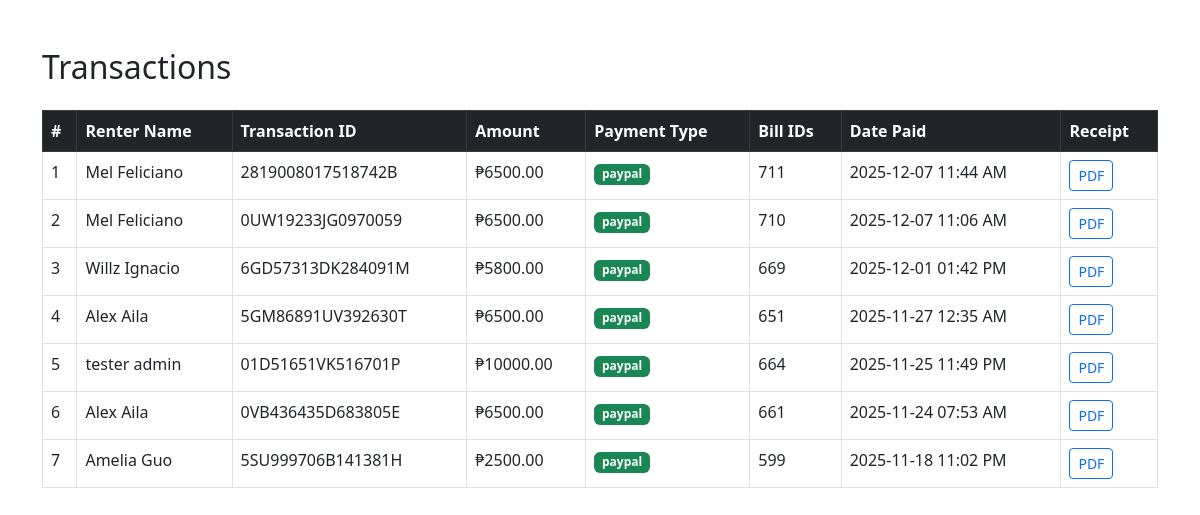
Screenshot of /admin/payments.php with the database file from the repository.
### tables this page shows
CREATE TABLE `payments` (
  `id` int(11) NOT NULL,
  `renter_id` int(11) NOT NULL,
  `bill_id` int(11) NOT NULL,
  `amount` decimal(10,2) NOT NULL,
  `carry_balance` decimal(10,2) NOT NULL DEFAULT 0.00,
  `balance` decimal(10,2) NOT NULL DEFAULT 0.00,
  `payer_name` varchar(255) NOT NULL,
  `remarks` text DEFAULT NULL,
  `transaction_id` varchar(255) DEFAULT NULL,
  `payment_type` enum('cash','paypal') NOT NULL,
  `status` enum('pending','completed','failed') NOT NULL DEFAULT 'completed',
  `reference_number` varchar(50) DEFAULT NULL,
  `issued_by` int(11) NOT NULL,
  `created_at` datetime NOT NULL DEFAULT current_timestamp(),
  `payment_date` datetime DEFAULT current_timestamp()
);

CREATE TABLE `renters` (
  `id` int(11) NOT NULL,
  `user_id` int(11) NOT NULL,
  `first_name` varchar(250) NOT NULL,
  `last_name` varchar(250) NOT NULL,
  `middle_name` varchar(250) NOT NULL,
  `contacts` varchar(11) NOT NULL,
  `email` varchar(100) NOT NULL,
  `address` varchar(250) NOT NULL,
  `password` varchar(20) NOT NULL,
  `status` enum('Active','EOC','De-Activate') NOT NULL DEFAULT 'Active',
  `carry_balance` decimal(10,2) NOT NULL DEFAULT 0.00,
  `move_in_date` date NOT NULL,
  `lease_term` int(12) NOT NULL,
  `unit_id` int(11) DEFAULT NULL,
  `image` varchar(255) NOT NULL,
  `created_at` timestamp NOT NULL DEFAULT current_timestamp(),
  `removed` tinyint(1) DEFAULT 0
);

### admin/payments.php (the view, shortened to what this page needs)
<?php
require('config/dbcon.php');
?>
<!DOCTYPE html>
<html>
<head>
    <link rel="stylesheet" href="https://cdn.jsdelivr.net/npm/bootstrap@5.3.0/dist/css/bootstrap.min.css">
</head>
<body class="container mt-5">
<h2 class="mb-4">Transactions</h2>
<table class="table table-bordered table-hover">
    <thead class="table-dark">
        <tr>
            <th>#</th>
            <th>Renter Name</th>
            <th>Transaction ID</th>
            <th>Amount</th>
            <th>Payment Type</th>
            <th>Bill IDs</th>
            <th>Date Paid</th>
            <th>Receipt</th>
        </tr>
    </thead>
    <tbody>
        <?php
        $query = mysqli_query($con, "
            SELECT p.*, r.first_name, r.last_name
            FROM payments p
            JOIN renters r ON p.renter_id = r.id
            WHERE p.payment_type = 'paypal'
            ORDER BY p.payment_date DESC
        ");
        $i = 1;
        while ($row = mysqli_fetch_assoc($query)) {
            echo "<tr>
                <td>{$i}</td>
                <td>{$row['first_name']} {$row['last_name']}</td>
                <td>{$row['transaction_id']}</td>
                <td>₱{$row['amount']}</td>
                <td><span class='badge bg-success'>{$row['payment_type']}</span></td>
                <td>{$row['bill_id']}</td>
                <td>" . date('Y-m-d h:i A', strtotime($row['payment_date'])) . "</td>
                <td>
                    <a href='generate_receipt.php?payment_id={$row['id']}' class='btn btn-sm btn-outline-primary' target='_blank'>PDF</a>
                </td>
            </tr>";
            $i++;
        }
        ?>
    </tbody>
</table>
</body>
</html>

### rows the page displays
payments: renter.first_name "Mel", renter.last_name "Feliciano", transaction "2819008017518742B", amount "6500.00", payment_type "paypal", bill "711", payment_date "2025-12-07 11:44 AM"
payments: renter.first_name "Mel", renter.last_name "Feliciano", transaction "0UW19233JG0970059", amount "6500.00", payment_type "paypal", bill "710", payment_date "2025-12-07 11:06 AM"
payments: renter.first_name "Willz", renter.last_name "Ignacio", transaction "6GD57313DK284091M", amount "5800.00", payment_type "paypal", bill "669", payment_date "2025-12-01 01:42 PM"
payments: renter.first_name "Alex", renter.last_name "Aila", transaction "5GM86891UV392630T", amount "6500.00", payment_type "paypal", bill "651", payment_date "2025-11-27 12:35 AM"
payments: renter.first_name "tester", renter.last_name "admin", transaction "01D51651VK516701P", amount "10000.00", payment_type "paypal", bill "664", payment_date "2025-11-25 11:49 PM"
payments: renter.first_name "Alex", renter.last_name "Aila", transaction "0VB436435D683805E", amount "6500.00", payment_type "paypal", bill "661", payment_date "2025-11-24 07:53 AM"
payments: renter.first_name "Amelia", renter.last_name "Guo", transaction "5SU999706B141381H", amount "2500.00", payment_type "paypal", bill "599", payment_date "2025-11-18 11:02 PM"
